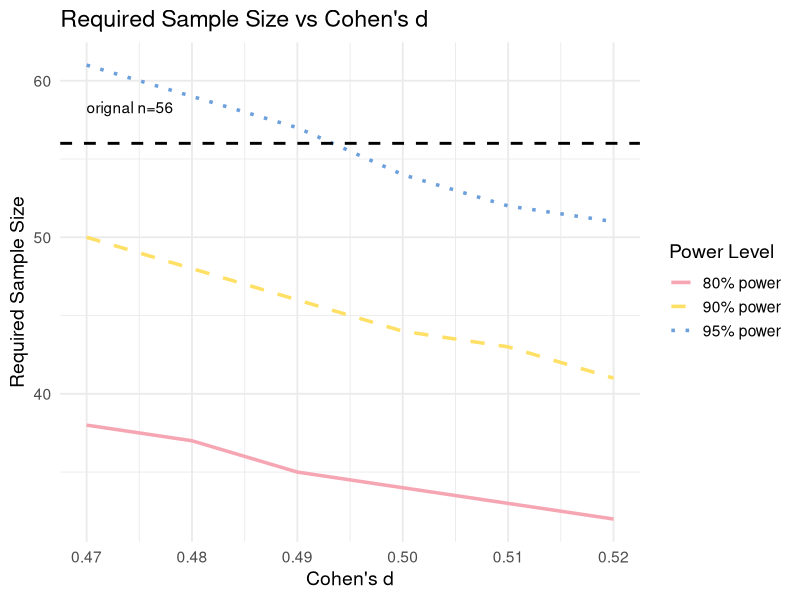
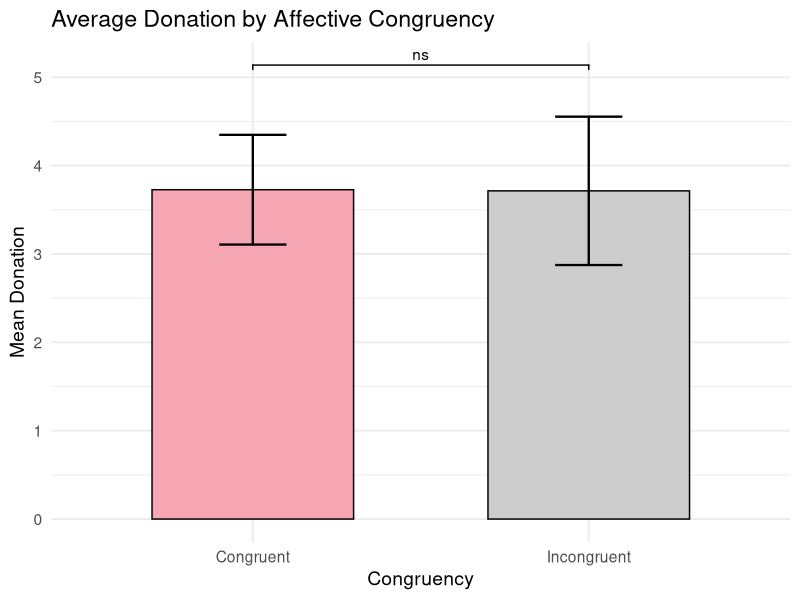
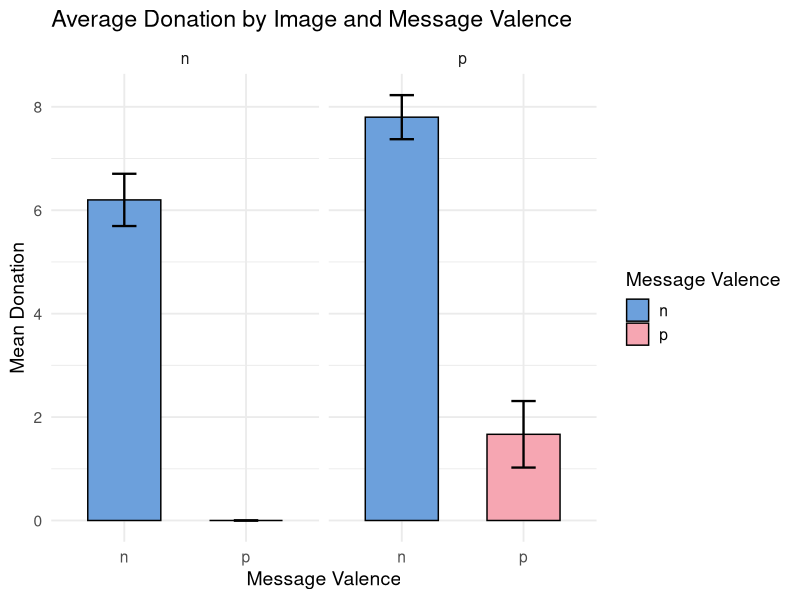

Source code (R) for these figures, in order:
## ---- chunk 1
library(pwr)
library(tidyverse)
dz_values <- seq(0.47, 0.52, by = 0.01)

n_80 <- sapply(dz_values, function(d) ceiling(pwr.t.test(d=d, power=0.8, type="paired", alternative="two.sided")$n))
n_90 <- sapply(dz_values, function(d) ceiling(pwr.t.test(d=d, power=0.9, type="paired", alternative="two.sided")$n))
n_95 <- sapply(dz_values, function(d) ceiling(pwr.t.test(d=d, power=0.95, type="paired", alternative="two.sided")$n))

df <- data.frame(
  dz = dz_values,
  n_80 = n_80,
  n_90 = n_90,
  n_95 = n_95
)

df_long <- pivot_longer(df, cols = c(`n_80`, n_90, n_95),
                        names_to = "Power", values_to = "SampleSize")

p1 <- ggplot(df_long, aes(x=dz, y=SampleSize, color=Power, linetype=Power)) +
  geom_line(size=1.2) +
  geom_hline(yintercept=56, color="black", linetype="dashed", size=1) +
  annotate("text", x=0.47, y=57, label="orignal n=56", color="black", hjust=0, vjust = -1.2) +
  scale_color_manual(values=c("n_80"="#F6A6B2", 
                              "n_90"="#FFE066",  
                              "n_95"="#6CA0DC"), 
                     labels=c("80% power","90% power","95% power")) +
  scale_linetype_manual(values=c("solid","dashed","dotted"),
                        labels=c("80% power","90% power","95% power")) +
  labs(title="Required Sample Size vs Cohen's d",
       x="Cohen's d",
       y="Required Sample Size",
       color="Power Level",
       linetype="Power Level") +
  theme_minimal(base_size = 14)

ggsave(filename = "fig1.png", plot = p1, width = 9, height = 5)
## ---- chunk 2
### Data Preparation
#### Load Relevant Libraries and Functions
library(tidyverse)
library(lme4)
library(lmerTest)
#### Import data
df <- read_csv("../data/pilot_data.csv", show_col_types = FALSE)
#### Data exclusion / filtering
df_count <- df %>% 
  group_by(participant) %>%
  summarise(n_trial=n()) %>%
  ungroup()

ppt_list <- df_count %>%
  filter(n_trial == 48) %>%
  pull(participant)

df_filtered <- df %>%
  filter(participant %in% ppt_list)
#### Prepare data for analysis - create columns etc.
df_filtered <- df_filtered %>%
  mutate(donation_level = ifelse(scale_flip == 0, exp_DonateScale.response, 6 - exp_DonateScale_flip.response),
           donation = case_when(donation_level == 1 ~ 0,
                                donation_level == 2 ~ 2,
                                donation_level == 3 ~ 6,
                                donation_level == 4 ~ 8,
                                donation_level == 5 ~ 10),
           aff_pair = paste0(img_aff, "-", mes_aff),
           congruency = ifelse(img_aff == mes_aff, "Congruent", "Incongruent")) %>%
    select(participant, order, donation, img_aff, mes_aff, aff_pair, congruency) %>%
    arrange(order)
## ---- chunk 3
library(ggplot2)
library(ggsignif)
summary(lm(donation ~ img_aff * mes_aff, df_filtered))
t_res <- t.test(df_filtered %>% filter(congruency == "Congruent") %>% select(donation),
                df_filtered %>% filter(congruency != "Congruent") %>% select(donation))

df_summary <- df_filtered %>%
  group_by(congruency) %>%
  summarise(
    mean_donation = mean(donation, na.rm = TRUE),
    se_donation = sd(donation, na.rm = TRUE)/sqrt(n())
  )

p2 <- ggplot(df_summary, aes(x=congruency, y=mean_donation, fill=congruency)) +
  geom_bar(stat="identity", width=0.6, color="black") +
  geom_errorbar(aes(ymin=mean_donation - se_donation,
                    ymax=mean_donation + se_donation), 
                width=0.2, size=0.8) +
  scale_fill_manual(values=c("Congruent"="#F6A6B2", "Incongruent"="gray80")) +
  geom_signif(
    comparisons = list(c("Congruent", "Incongruent")),
    annotations = ifelse(t_res$p.value < 0.001, "***",
                         ifelse(t_res$p.value < 0.01, "**",
                                ifelse(t_res$p.value < 0.05, "*", "ns"))),
    y_position = max(df_summary$mean_donation + df_summary$se_donation) + 0.5
  ) +
  labs(title="Average Donation by Affective Congruency",
       x="Congruency",
       y="Mean Donation") +
  theme_minimal(base_size = 14) +
  theme(legend.position = "none")

ggsave(filename = "fig2.png", plot = p2, width = 6, height = 5)

df_summary <- df_filtered %>%
  group_by(img_aff, mes_aff) %>%
  summarise(
    mean_donation = mean(donation, na.rm = TRUE),
    se_donation = sd(donation, na.rm = TRUE)/sqrt(n())
  ) %>%
  ungroup()

p3 <- ggplot(df_summary, aes(x=mes_aff, y=mean_donation, fill=mes_aff)) +
  geom_bar(stat="identity", color="black", width=0.6) +
  geom_errorbar(aes(ymin=mean_donation - se_donation,
                    ymax=mean_donation + se_donation),
                width=0.2, size=0.8) +
  facet_wrap(~img_aff) +  # separate panels for image valence
  scale_fill_manual(values=c("p"="#F6A6B2", "n"="#6CA0DC")) +
  labs(title="Average Donation by Image and Message Valence",
       x="Message Valence",
       y="Mean Donation",
       fill="Message Valence") +
  theme_minimal(base_size = 14)

ggsave(filename = "fig3.png", plot = p3, width = 8, height = 5)
